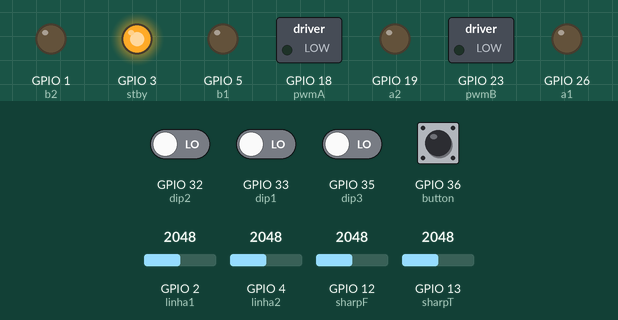
A sketch run on a simulated ESP32. Shown: switched loads named in the sketch (green lamp = pin HIGH), output pins drawn as LEDs (lit = HIGH). Dashed ring = blinking. Inputs (shaded band) come from the test bench; at power-on: GPIO 36 (button) HIGH, GPIO 32 (dip2), GPIO 33 (dip1), GPIO 35 (dip3) LOW, GPIO 2 (linha1) = 2048, GPIO 4 (linha2) = 2048, GPIO 12 (sharpF) = 2048, GPIO 13 (sharpT) = 2048.

Above: at 0.8 s.
0.9 s: GPIO 36 (button) pulled LOW for 0.15 s
4.0 s: GPIO 2 (linha1) set to 1050
At 6.7 s:
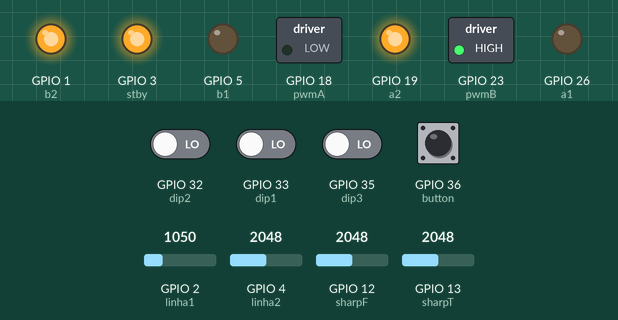
7.0 s: GPIO 2 (linha1) set to 941
10.0 s: GPIO 4 (linha2) set to 122
At 10.35 s:
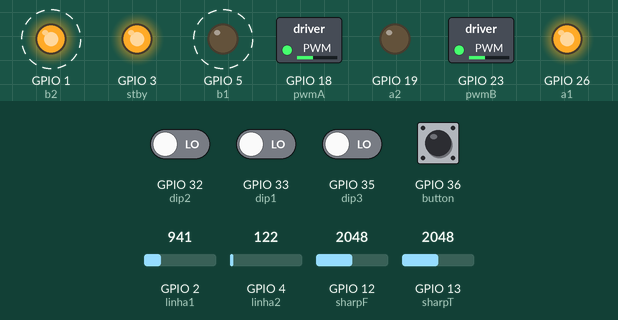
13.0 s: GPIO 4 (linha2) set to 1040
At 13.35 s:
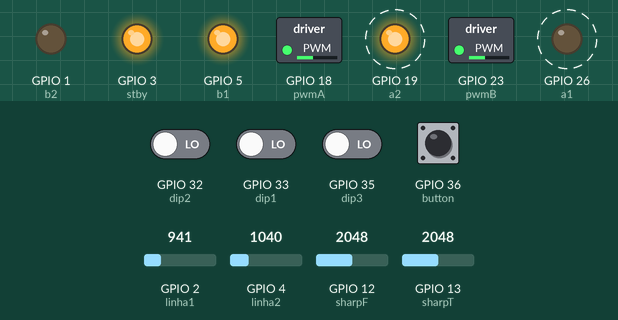
16.0 s: GPIO 2 (linha1) set to 1040
At 16.5 s:
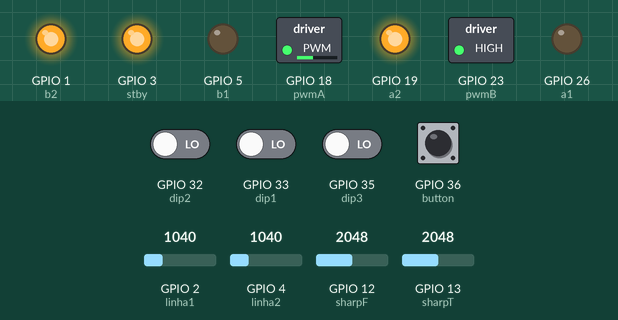
Timing chart, 0 to 16.7 s (numbered marks = the images above; inputs shaded):
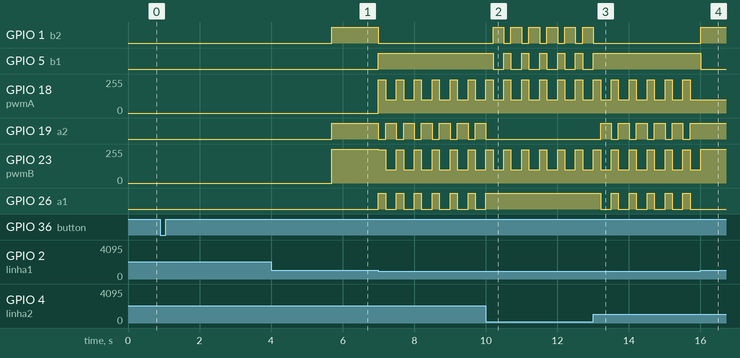

Measured:
- after the input at 4.0 s, GPIO 18 (pwmA): stays 0/255 (without the input it goes to 255/255 after 2.0 s)
- after the input at 10.0 s, GPIO 1 (b2): alternates HIGH for 0.30 s and LOW for 0.20 s, starting after 0.20 s; GPIO 5 (b1): alternates HIGH for 0.20 s and LOW for 0.30 s, starting after 0.20 s; GPIO 19 (a2): goes on until 10.0 s, then stays LOW; GPIO 26 (a1): goes on until 10.0 s, then stays HIGH
- after the input at 13.0 s, GPIO 1 (b2): goes on until 13.0 s, then stays LOW; GPIO 5 (b1): goes on until 13.0 s, then stays HIGH; GPIO 19 (a2): alternates HIGH for 0.30 s and LOW for 0.20 s, starting after 0.21 s; GPIO 26 (a1): alternates HIGH for 0.20 s and LOW for 0.30 s, starting after 0.21 s
- after the input at 16.0 s, GPIO 1 (b2): LOW → HIGH at once; GPIO 5 (b1): HIGH → LOW at once; GPIO 18 (pwmA): stops changing and stays 100/255; GPIO 19 (a2): stops changing and stays HIGH; GPIO 26 (a1): stops changing and stays LOW
- by itself, GPIO 19 (a2): alternates HIGH for 0.30 s and LOW for 0.20 s
- by itself, GPIO 23 (pwmB): alternates 250/255 for 0.20 s and 100/255 for 0.30 s
- by itself, GPIO 26 (a1): alternates HIGH for 0.20 s and LOW for 0.30 s

The sketch:

finalTsunami.ino
```cpp
#include <analogWrite.h>
//#include <MPU6050_tockn.h>
//#include <Wire.h>
//#include <SharpDistSensor.h>
//MPU6050 mpu(Wire);
const byte sharpF = 12;
const byte sharpT = 13;
const byte medianFilterWindowSize = 5;
//SharpDistSensor if1(sharpF, medianFilterWindowSize);
//SharpDistSensor if2(sharpT, medianFilterWindowSize);
  //#define sharpF 12
  //#define sharpT 13
  #define stby 3
  #define dip1 33
  #define dip2 32
  #define dip3 35
  #define dip4 34
  #define button 36
  //sensor de linha
  #define linha1 2
  #define linha2 4
  //sharp
  int valorSensor1 = 0;
  int valorSensor2 = 0;
  //acelerometro
  float yInicial = 0;
  //potencia
  int a = 100;
  int b = 100;
  bool direc = true;

void setup() {
  init_motores();
  pinMode(stby, OUTPUT);
  pinMode(linha1, INPUT);
  pinMode(linha2, INPUT);
  pinMode(sharpF, INPUT);
  pinMode(sharpT, INPUT);
  pinMode(button, INPUT_PULLUP);
  pinMode(dip1,INPUT);
  pinMode(dip2,INPUT);
  pinMode(dip3,INPUT);
  pinMode(dip4,INPUT);
  digitalWrite(stby,1);
  //Serial.begin(9600);
  //Wire.begin();
  //mpu.begin();
  //mpu.calcGyroOffsets(true);

  while(digitalRead(button)==1){}
  if(digitalRead(dip1)==1){
    direc=1; //esquerda
  }else{
    direc=0; //sireita
  }
  delay(4800);

  //Valores iniciais do sensor
  //yInicial = mpu.getAngleY();
  if(digitalRead(dip2)==1){
    frente(200,255);
    delay(500);
  }
  if(digitalRead(dip3)==1){
    drift();
  }
}

void loop() {
  //mpu.update();
  unsigned int sharp1 = analogRead(12);
  unsigned int sharp2 = analogRead(13);
  valorSensor1 = analogRead(linha1);
  valorSensor2 = analogRead(linha2);
  //float yAtual = mpu.getAngleY();


//segue adversário
//rever, provavelmente vai bugar
  if(sharp1 > 100 || sharp2 > 100){
    frente(255, 255);
    if(sharp1 < sharp2){
      frente(255, 180);
    }else{
      frente(180, 255);
    }
  }else if(direc==1){
    esquerda(a, b);
  }else{
    direita(a,b);
  }

  if(valorSensor2 < 1000 || valorSensor1 < 1000){
   fugaLinha();
  }

  /*Giroscopio: utilizar angulo y(rampado ou não) e z(pegou de lado)
  Serial.print("angleX : ");
  Serial.print(mpu.getAngleX());
  Serial.print("\tangleY : ");
  Serial.print(mpu.getAngleY());
  Serial.print("\tangleZ : ");
  Serial.println(mpu.getAngleZ());

  //Acelerometro: accY e accX variando de -0.2 a -0.5 quando parado
  xAccInicial = mpu.getAccX();
  yAccInicial = mpu.getAccY();
  Serial.print("x atual: ");
  Serial.println(xAccInicial);
  Serial.print("y atual");
  Serial.println(yAccInicial);
  */
}
```

estrategias.ino
```cpp
void fugaLinha(){
  if(valorSensor1 > valorSensor2){
      tras(250, 250);
      delay(200);
      esquerda(a, b);
      delay(300);
    }
    else{
      tras(250, 250);
      delay(200);
      direita(a, b);
      delay(300);
     }
}

void drift(){
  if(direc==1){
    esquerda(250,250);
    delay(120);
    frente(250, 110);
    delay(1000);
  }
  else{
    direita(250,250);
    delay(120);
    frente(120, 250);
    delay(1000);
  }
  direc = !direc;
}

void fugaAdversario(){
  tras(200, 100);
  delay(250);
  }
```

motores.ino
```cpp
  const int pwmB = 23;
  const int b1 = 5;
  const int b2 = 1;
  const int a1 = 26;
  const int a2 = 19;
  const int pwmA = 18;


void init_motores(){
  pinMode(pwmB, OUTPUT);
  pinMode(b1, OUTPUT);
  pinMode(b2, OUTPUT);
  pinMode(a1, OUTPUT);
  pinMode(a2, OUTPUT);
  pinMode(pwmA, OUTPUT);
}


void tras(int pa, int pb){
  digitalWrite(b1,1);
  digitalWrite(b2,0);
  digitalWrite(a1,1);
  digitalWrite(a2,0);
  analogWrite(pwmB, pb);
  analogWrite(pwmA, pa);
}
void frente(int pa, int pb){
  digitalWrite(b1,0);
  digitalWrite(b2,1);
  digitalWrite(a1,0);
  digitalWrite(a2,1);
  analogWrite(pwmB, pb);
  analogWrite(pwmA, pa);
}
void esquerda(int pa, int pb){
  digitalWrite(b1,0);
  digitalWrite(b2,1);
  digitalWrite(a1,1);
  digitalWrite(a2,0);
  analogWrite(pwmB, pb);
  analogWrite(pwmA, pa);
 }
void direita(int pa, int pb){
  digitalWrite(b1,1);
  digitalWrite(b2,0);
  digitalWrite(a1,0);
  digitalWrite(a2,1);
  analogWrite(pwmB, pb);
  analogWrite(pwmA, pa);
  }
```
